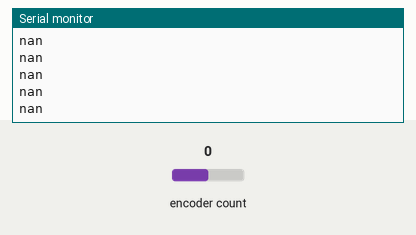
A sketch run on a simulated Arduino Uno, built with avr-gcc and run on an emulated ATmega328P. On the bench: the last lines printed to the serial monitor. The inputs (shaded band) are chosen by the test bench; at power-on: encoder count 0.

Above: at 1.2 s.
1.3 s: encoder count set to 1
At 2.4 s:
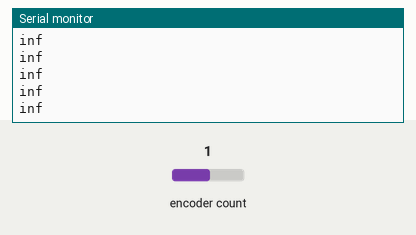
3.2 s: encoder count set to 0
At 3.8 s:
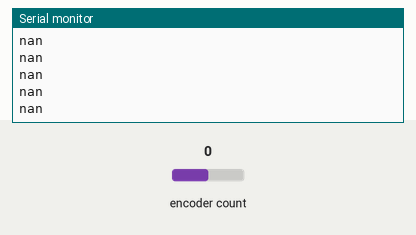
6.2 s: encoder count set to -1
At 7.2 s:
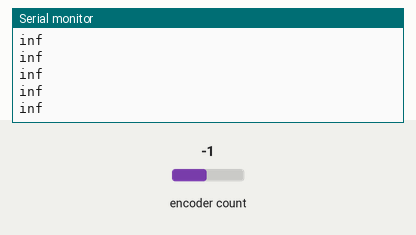
9.2 s: encoder count set to 0
At 10.0 s:
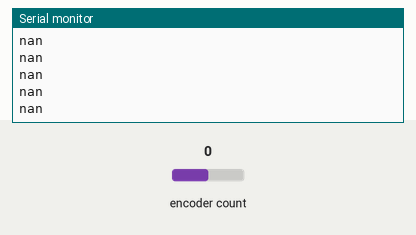

The sketch:

sketch_oct15a.ino
```cpp
#include <Encoder.h>

Encoder motor(6, 7);

long int pos = 0;

int ticksPerRevolution = 0;
int gearing = 0;
float wheelradius = 0;

void setup() {
  Serial.begin(9600);
}

void loop() {
  pos = motor.read();
  float motorpos = float(pos)/(4.0*11.0);
  float wheelpos = motorpos / gearing;
  Serial.println(wheelpos);
}
```

Measured:
- after the input at 1.3 s, the serial monitor: prints a new line after 0.07 s (image 1)
